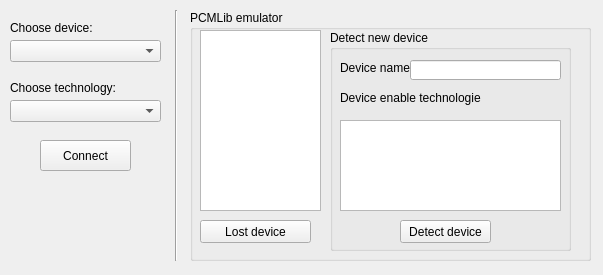
<?xml version="1.0" encoding="UTF-8"?>
<ui version="4.0">
 <class>PhoneScreen</class>
 <widget class="QMainWindow" name="PhoneScreen">
  <property name="geometry">
   <rect>
    <x>0</x>
    <y>0</y>
    <width>603</width>
    <height>275</height>
   </rect>
  </property>
  <property name="focusPolicy">
   <enum>Qt::TabFocus</enum>
  </property>
  <property name="windowTitle">
   <string>Phone Screen</string>
  </property>
  <widget class="QWidget" name="centralwidget">
   <widget class="QComboBox" name="comboBox">
    <property name="geometry">
     <rect>
      <x>10</x>
      <y>40</y>
      <width>151</width>
      <height>22</height>
     </rect>
    </property>
   </widget>
   <widget class="QComboBox" name="comboBox_2">
    <property name="geometry">
     <rect>
      <x>10</x>
      <y>100</y>
      <width>151</width>
      <height>22</height>
     </rect>
    </property>
   </widget>
   <widget class="QLabel" name="label">
    <property name="geometry">
     <rect>
      <x>10</x>
      <y>20</y>
      <width>111</width>
      <height>16</height>
     </rect>
    </property>
    <property name="text">
     <string>Choose device:</string>
    </property>
   </widget>
   <widget class="QLabel" name="label_2">
    <property name="geometry">
     <rect>
      <x>10</x>
      <y>80</y>
      <width>111</width>
      <height>16</height>
     </rect>
    </property>
    <property name="text">
     <string>Choose technology:</string>
    </property>
   </widget>
   <widget class="QPushButton" name="pushButton">
    <property name="geometry">
     <rect>
      <x>40</x>
      <y>140</y>
      <width>91</width>
      <height>31</height>
     </rect>
    </property>
    <property name="text">
     <string>Connect</string>
    </property>
   </widget>
   <widget class="Line" name="line">
    <property name="geometry">
     <rect>
      <x>166</x>
      <y>10</y>
      <width>20</width>
      <height>251</height>
     </rect>
    </property>
    <property name="orientation">
     <enum>Qt::Vertical</enum>
    </property>
   </widget>
   <widget class="QGroupBox" name="groupBox">
    <property name="geometry">
     <rect>
      <x>190</x>
      <y>10</y>
      <width>401</width>
      <height>251</height>
     </rect>
    </property>
    <property name="title">
     <string>PCMLib emulator</string>
    </property>
    <widget class="QListWidget" name="listWidget">
     <property name="geometry">
      <rect>
       <x>10</x>
       <y>20</y>
       <width>121</width>
       <height>181</height>
      </rect>
     </property>
    </widget>
    <widget class="QGroupBox" name="groupBox_2">
     <property name="geometry">
      <rect>
       <x>140</x>
       <y>20</y>
       <width>241</width>
       <height>221</height>
      </rect>
     </property>
     <property name="title">
      <string>Detect new device</string>
     </property>
     <widget class="QLabel" name="label_3">
      <property name="geometry">
       <rect>
        <x>10</x>
        <y>30</y>
        <width>71</width>
        <height>16</height>
       </rect>
      </property>
      <property name="text">
       <string>Device name</string>
      </property>
     </widget>
     <widget class="QLabel" name="label_4">
      <property name="geometry">
       <rect>
        <x>10</x>
        <y>60</y>
        <width>141</width>
        <height>16</height>
       </rect>
      </property>
      <property name="text">
       <string>Device enable technologies:</string>
      </property>
     </widget>
     <widget class="QListWidget" name="listWidget_2">
      <property name="geometry">
       <rect>
        <x>10</x>
        <y>90</y>
        <width>221</width>
        <height>91</height>
       </rect>
      </property>
     </widget>
     <widget class="QLineEdit" name="lineEdit">
      <property name="geometry">
       <rect>
        <x>80</x>
        <y>30</y>
        <width>151</width>
        <height>20</height>
       </rect>
      </property>
     </widget>
     <widget class="QPushButton" name="pushButton_3">
      <property name="geometry">
       <rect>
        <x>70</x>
        <y>190</y>
        <width>91</width>
        <height>23</height>
       </rect>
      </property>
      <property name="text">
       <string>Detect device</string>
      </property>
     </widget>
    </widget>
    <widget class="QPushButton" name="pushButton_2">
     <property name="geometry">
      <rect>
       <x>10</x>
       <y>210</y>
       <width>111</width>
       <height>23</height>
      </rect>
     </property>
     <property name="text">
      <string>Lost device</string>
     </property>
    </widget>
   </widget>
  </widget>
 </widget>
 <resources/>
 <connections/>
</ui>
